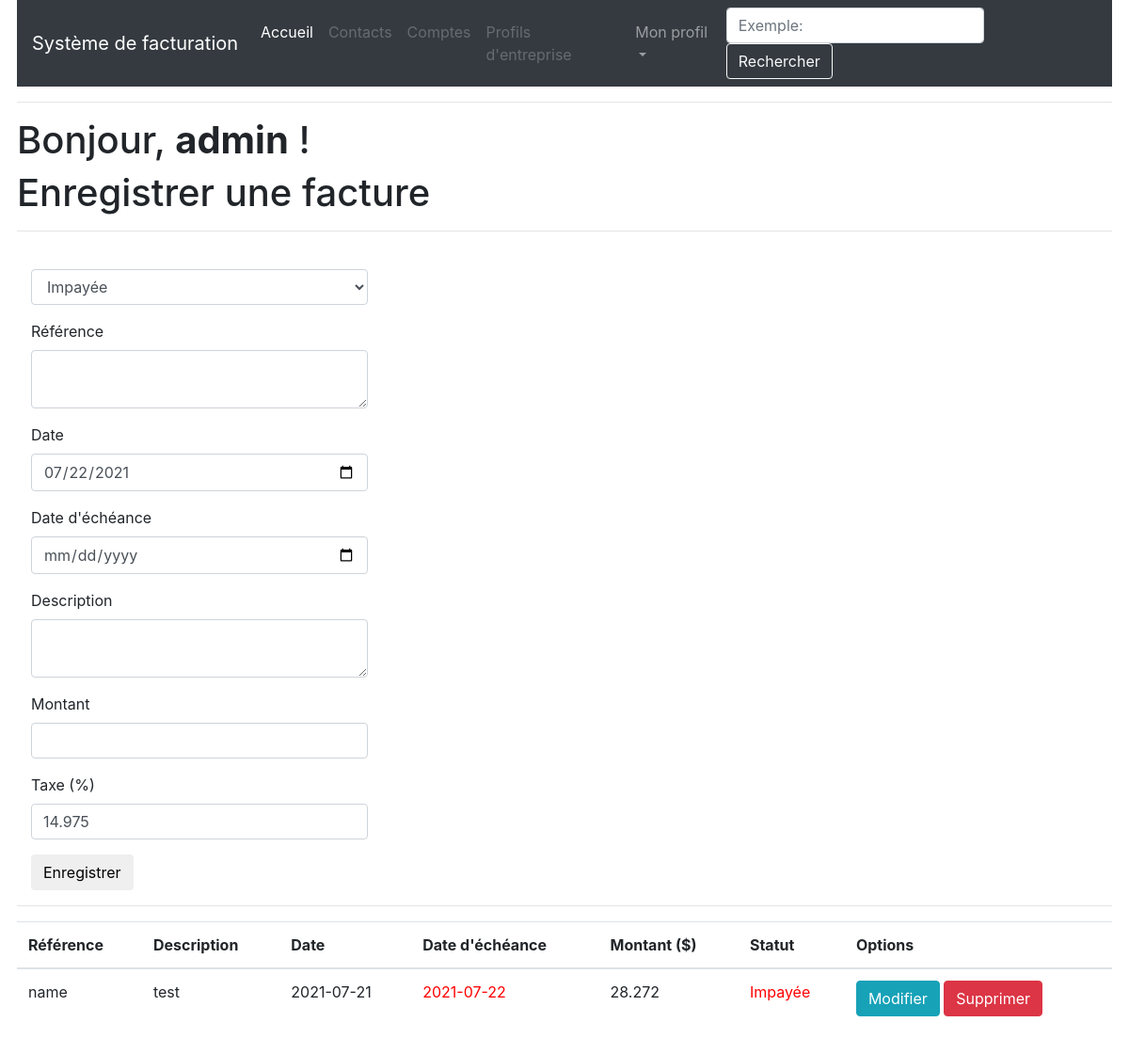
Before: /index (signed in) with the older database file.
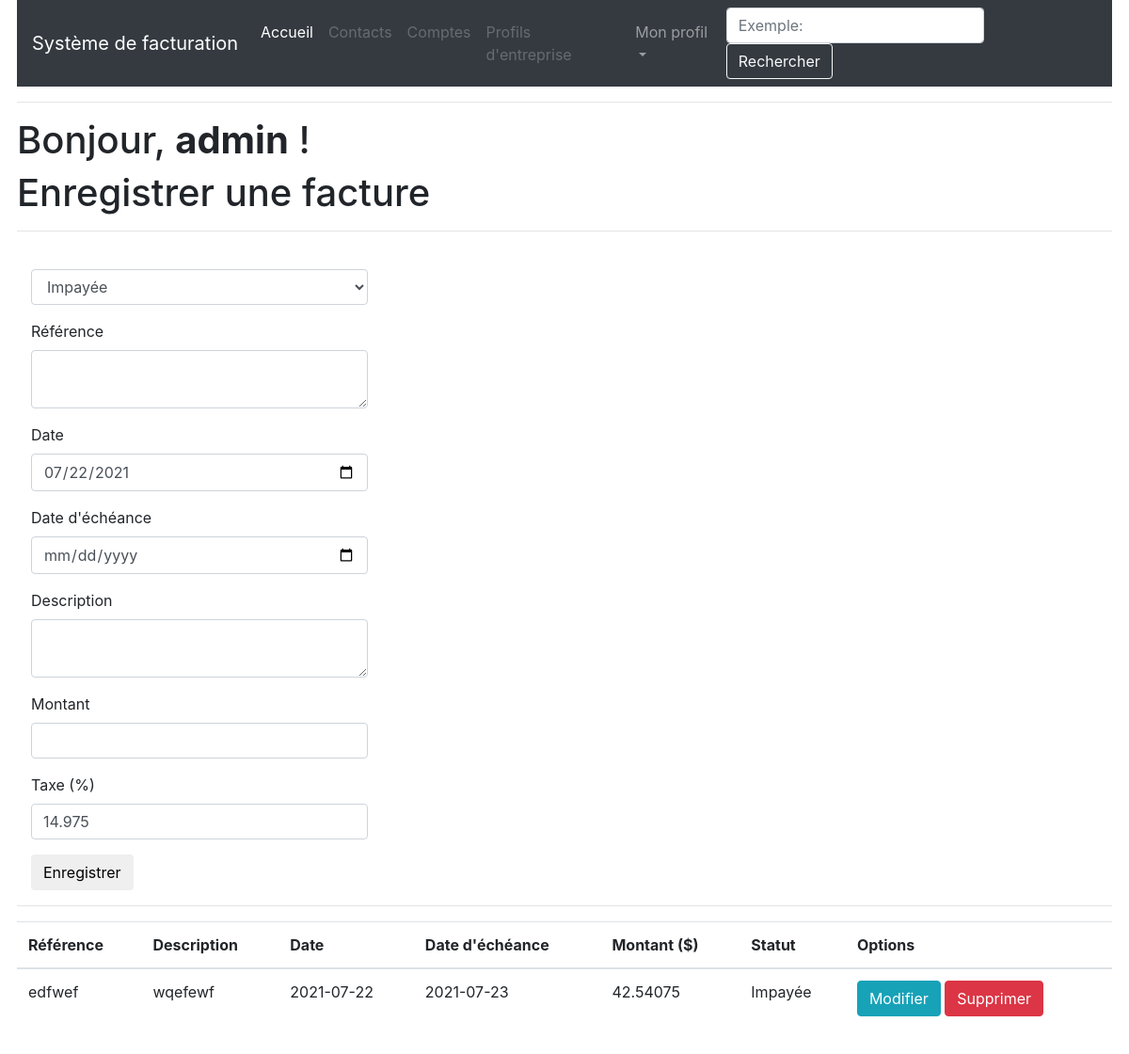
After: the same page with the newer database file.
### app/models.py (models this page shows, shortened)
class Facture(db.Model):
    id = db.Column(db.Integer, primary_key=True)
    reference = db.Column(db.String(50), unique=True, nullable=False)
    description = db.Column(db.String(140), nullable=False)
    date = db.Column(db.Date, nullable=False)
    due_date = db.Column(db.Date, nullable=False)
    amount = db.Column(db.Float, nullable=False)
    paid = db.Column(db.Integer, default=0, nullable=False)
    user_id = db.Column(db.Integer, db.ForeignKey('user.id'))

### app/routes.py (the view, shortened to what this page needs)
@app.route('/index', methods=['GET', 'POST'])
@login_required
def index():
    form = FactureForm()
    page = request.args.get('page', 1, type=int)
    factures = Facture.query.filter_by(user_id=current_user.id).paginate(page, app.config['FACTURES_PAR_PAGE'], False)
    next_url = url_for('index', page=factures.next_num) if factures.has_next else None
    prev_url = url_for('index', page=factures.prev_num) if factures.has_prev else None
    return render_template("index.html", title=_('Accueil'), form=form, factures=factures.items, date_today=date.today(), next_url=next_url, prev_url=prev_url)

### app/forms.py (shortened to what this page needs)
class FactureForm(FlaskForm):
    paid = SelectField('', choices=[(0, _l('Impayée')), (1, _l('Payée'))], coerce=int)
    reference = TextAreaField(_l('Référence'), validators=[DataRequired(message=_l("Veuillez entrer une référence")), Length(min=1, max=50, message=_l('Veuillez écrire entre 1 et 50 caractères'))])
    date = DateField(_l('Date'), default=date.today(), format='%Y-%m-%d', validators=[DataRequired(message=_l("Veuillez entrer une date (AAAA-MM-JJ)"))])
    due_date = DateField(_l('Date d\'échéance'), format='%Y-%m-%d', validators=[DataRequired(message=_l("Veuillez entrer une date d'échéance (AAAA-MM-JJ)"))])
    description = TextAreaField(_l('Description'), validators=[DataRequired(message=_l("Veuillez entrer une description")), Length(min=1, max=140, message=_l(_l('Veuillez écrire entre 1 et 50 caractères')))])
    amount = DecimalField(_l('Montant'), validators=[DataRequired(message=_l("Veuillez entrer un montant numérique"))], places=2)
    tax = DecimalField(_l('Taxe (%)'), validators=[NumberRange(0, 100, _l("Veuillez entrer un nombre entre 0 et 100"))], places=0, render_kw={"value": "14.975"})
    submit = SubmitField(_l('Enregistrer'))

### app/templates/index.html (shortened to what this page needs)
{% extends "base.html" %}
{% import 'bootstrap/wtf.html' as wtf %}
{% block app_content %}
    <link rel="stylesheet" href="{{ url_for('static', filename='index.css') }}">
    <h1>{{ _('Bonjour') }}, <strong>{{ current_user.username }}</strong> !</h1>
    <h1>{{ _('Enregistrer une facture') }}</h1>
    <hr>
    {% if form %}
        <div class="form-group">
            <div class="col-md-4">
                {{ wtf.quick_form(form) }}
            </div>
        </div>
        <hr>
    {% endif %}
    <table class="table table-hover">
        <thead>
          <tr>
            <th scope="col">{{ _('Référence') }}</th>
            <th scope="col">{{ _('Description') }}</th>
            <th scope="col">{{ _('Date') }}</th>
            <th scope="col">{{ _('Date d\'échéance') }}</th>
            <th scope="col">{{ _('Montant') }} ($)</th>
            <th scope="col">{{ _('Statut') }}</th>
            <th scope="col">{{ _('Options') }}</th>
          </tr>
        </thead>
        <tbody>
    {% for facture in factures %}
        {% if facture.paid %}
            {% set facture_state = _('Payée') %}
        {% else %}
            {% set facture_state = _('Impayée') %}
            {% if facture.due_date <= date_today%}
                {% set date_state = 'past-due' %}
            {% endif %}
        {% endif %}
        <tr>
            <td>{{ facture.reference }}</td>
            <td>{{ facture.description }}</td>
            <td>{{ facture.date }}</td>
            <td class="{{ date_state }}">{{ facture.due_date }}</td>
            <td>{{ facture.amount }}</td>
            <td class="{{ date_state }}">{{ facture_state }}</td>
            <td>
                <a class="btn btn-info" href="{{ url_for('update', facture_id=facture.id) }}">{{ _('Modifier') }}</a>
                <a class="btn btn-danger" href="{{ url_for('delete', facture_id=facture.id) }}">{{ _('Supprimer') }}</a>
            </td>
        </tr>
    {% endfor %}
        </tbody>
    </table>
    <br><br>
{% endblock %}

Changed rows visible on the page:
changed Facture: reference "name" → "edfwef"; description "test" → "wqefewf"; date "2021-07-21" → "2021-07-22"; due_date "2021-07-22" → "2021-07-23"; amount "28.272" → "42.54075"
